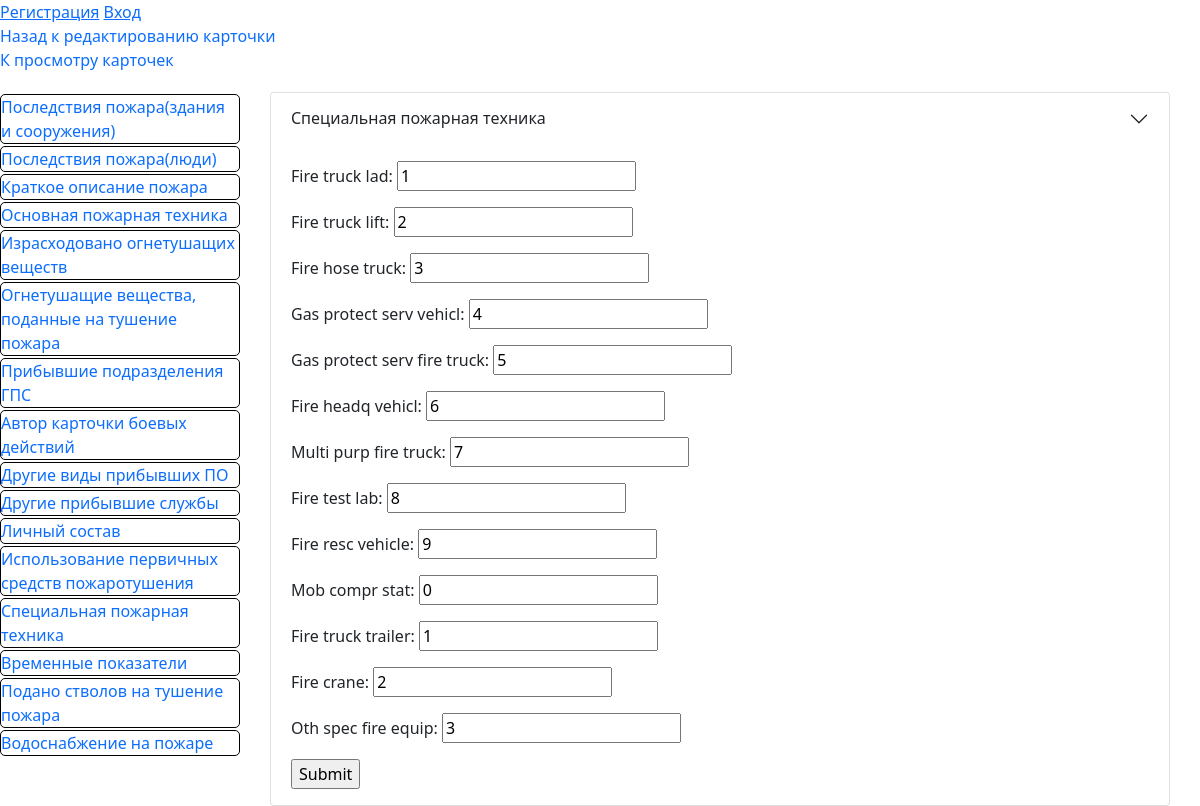
The app's page /card/1/spec-fire-equip with its own data.
### fire/models.py (models this page shows)
class SpecFireEquip(models.Model):
    card_id = models.OneToOneField(
        GeneralData, on_delete=models.CASCADE, primary_key=True
    )
    fire_truck_lad = models.IntegerField(null=False, blank=False)
    fire_truck_lift = models.IntegerField(null=False, blank=False)
    fire_hose_truck = models.IntegerField(null=False, blank=False)
    gas_protect_serv_vehicl = models.IntegerField(null=False, blank=False)
    gas_protect_serv_fire_truck = models.IntegerField(null=False, blank=False)
    fire_headq_vehicl = models.IntegerField(null=False, blank=False)
    multi_purp_fire_truck = models.IntegerField(null=False, blank=False)
    fire_test_lab = models.IntegerField(null=False, blank=False)
    fire_resc_vehicle = models.IntegerField(null=False, blank=False)
    mob_compr_stat = models.IntegerField(null=False, blank=False)
    fire_truck_trailer = models.IntegerField(null=False, blank=False)
    fire_crane = models.IntegerField(null=False, blank=False)
    oth_spec_fire_equip = models.IntegerField(null=False, blank=False)

### fire/views.py (the view)
# urls.py: path('card/<int:card_id>/spec-fire-equip', views.spec_fire_equip, name="spec-fire-equip"),
def spec_fire_equip(request, card_id):
    gd = get_object_or_404(GeneralData, card_id=card_id)
    specfireequip = getattr(gd, "specfireequip", None)
    if request.method == "POST":
        form = SpecFireEquipForm(
            data=request.POST, initial={"card_id": gd}, instance=specfireequip
        )
        if form.is_valid():
            new_specfireequip = form.save(commit=False)
            if specfireequip is None:
                new_specfireequip.card_id = gd
            new_specfireequip.save()
            return HttpResponseRedirect(resolve_url("spec-fire-equip", card_id=card_id))
        else:
            return render(
                request,
                "spec_fire_equip.html",
                context={"form": form, "card_id": card_id},
            )
    else:
        form = SpecFireEquipForm(instance=specfireequip)
    return render(
        request, "spec_fire_equip.html", context={"form": form, "card_id": card_id}
    )

### fire/forms.py
class SpecFireEquipForm(ModelForm):
    class Meta:
        model = SpecFireEquip
        exclude = [
            "card_id",
        ]

### fire/templates/spec_fire_equip.html (shortened to what this page needs)
{% extends 'base_card.html' %}
{% block card_info %}
<div class="accordion-item">
    <h2 class="accordion-header" id="panelsStayOpen-headingTen">
      <button
        class="accordion-button collapsed"
        type="button"
      >
        Специальная пожарная техника
      </button>
    </h2>
    <div
      id="panelsStayOpen-collapseTen"
    >
      <div class="accordion-body">
        <form
          action={% url 'spec-fire-equip' card_id %} method="POST">
          {{ form.as_p }}
          <input type="submit" value="Submit">
        </form>
      </div>
    </div>
  </div>
  {% endblock card_info %}

### fire/static/main_style.css (style rules this page uses)
* { font-family: Noto Sans, sans-serif !important; }

### fire/static/style.css (style rules this page uses)
* { font-family: Noto Sans, sans-serif !important; }

### records on screen
SpecFireEquip: fire_truck_lad "1", fire_truck_lift "2", fire_hose_truck "3", gas_protect_serv_vehicl "4", gas_protect_serv_fire_truck "5", fire_headq_vehicl "6", multi_purp_fire_truck "7", fire_test_lab "8", fire_resc_vehicle "9", mob_compr_stat "0", fire_truck_trailer "1", fire_crane "2", oth_spec_fire_equip "3"
